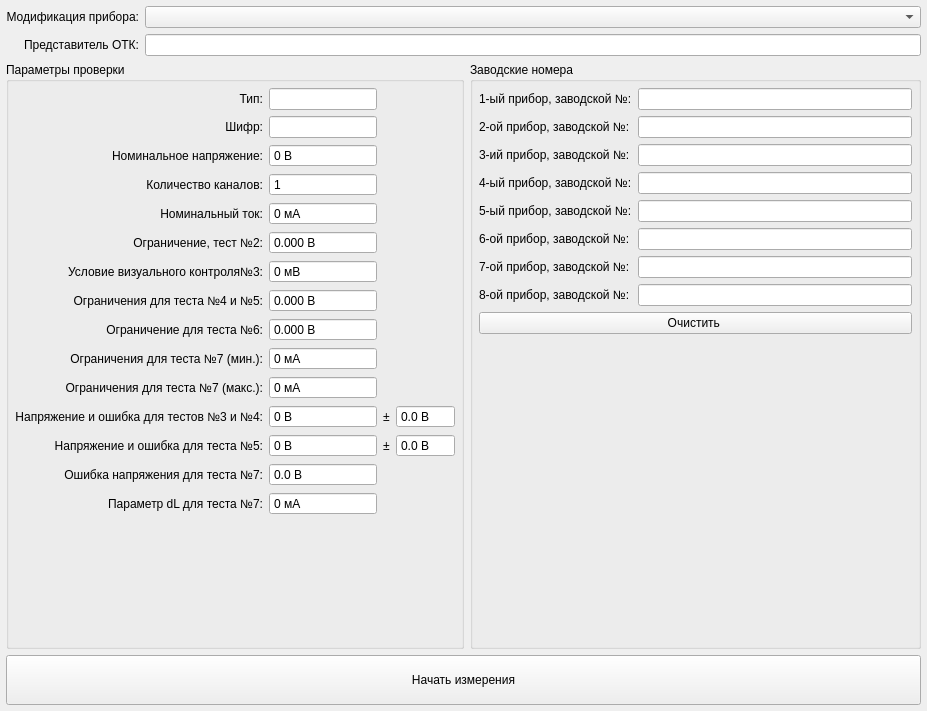
<?xml version="1.0" encoding="UTF-8"?>
<ui version="4.0">
 <class>InputParameters</class>
 <widget class="QWidget" name="InputParameters">
  <property name="geometry">
   <rect>
    <x>0</x>
    <y>0</y>
    <width>927</width>
    <height>711</height>
   </rect>
  </property>
  <property name="windowTitle">
   <string>Form</string>
  </property>
  <layout class="QGridLayout" name="gridLayout">
   <property name="leftMargin">
    <number>6</number>
   </property>
   <property name="topMargin">
    <number>6</number>
   </property>
   <property name="rightMargin">
    <number>6</number>
   </property>
   <property name="bottomMargin">
    <number>6</number>
   </property>
   <item row="1" column="0">
    <widget class="QGroupBox" name="groupBox_8">
     <property name="title">
      <string>Параметры проверки</string>
     </property>
     <layout class="QGridLayout" name="gridLayout_3">
      <property name="leftMargin">
       <number>6</number>
      </property>
      <property name="topMargin">
       <number>6</number>
      </property>
      <property name="rightMargin">
       <number>6</number>
      </property>
      <property name="bottomMargin">
       <number>6</number>
      </property>
      <item row="15" column="0">
       <spacer name="verticalSpacer_3">
        <property name="orientation">
         <enum>Qt::Vertical</enum>
        </property>
        <property name="sizeHint" stdset="0">
         <size>
          <width>20</width>
          <height>40</height>
         </size>
        </property>
       </spacer>
      </item>
      <item row="3" column="0">
       <widget class="QLabel" name="label_5">
        <property name="text">
         <string>Количество каналов:</string>
        </property>
        <property name="alignment">
         <set>Qt::AlignRight|Qt::AlignTrailing|Qt::AlignVCenter</set>
        </property>
       </widget>
      </item>
      <item row="1" column="1">
       <widget class="QLineEdit" name="leCipher">
        <property name="readOnly">
         <bool>true</bool>
        </property>
       </widget>
      </item>
      <item row="14" column="0">
       <widget class="QLabel" name="label_18">
        <property name="text">
         <string>Параметр dL для теста №7:</string>
        </property>
        <property name="alignment">
         <set>Qt::AlignRight|Qt::AlignTrailing|Qt::AlignVCenter</set>
        </property>
       </widget>
      </item>
      <item row="10" column="0">
       <widget class="QLabel" name="label_12">
        <property name="text">
         <string>Ограничения для теста №7 (макс.):</string>
        </property>
        <property name="alignment">
         <set>Qt::AlignRight|Qt::AlignTrailing|Qt::AlignVCenter</set>
        </property>
       </widget>
      </item>
      <item row="11" column="0">
       <widget class="QLabel" name="label_15">
        <property name="text">
         <string>Напряжение и ошибка для тестов №3 и №4:</string>
        </property>
        <property name="alignment">
         <set>Qt::AlignRight|Qt::AlignTrailing|Qt::AlignVCenter</set>
        </property>
       </widget>
      </item>
      <item row="8" column="0">
       <widget class="QLabel" name="label_10">
        <property name="text">
         <string>Ограничение для теста №6:</string>
        </property>
        <property name="alignment">
         <set>Qt::AlignRight|Qt::AlignTrailing|Qt::AlignVCenter</set>
        </property>
       </widget>
      </item>
      <item row="7" column="0">
       <widget class="QLabel" name="label_9">
        <property name="text">
         <string>Ограничения для теста №4 и №5:</string>
        </property>
        <property name="alignment">
         <set>Qt::AlignRight|Qt::AlignTrailing|Qt::AlignVCenter</set>
        </property>
       </widget>
      </item>
      <item row="0" column="1">
       <widget class="QLineEdit" name="leType">
        <property name="readOnly">
         <bool>true</bool>
        </property>
       </widget>
      </item>
      <item row="0" column="0">
       <widget class="QLabel" name="label_2">
        <property name="text">
         <string>Тип:</string>
        </property>
        <property name="alignment">
         <set>Qt::AlignRight|Qt::AlignTrailing|Qt::AlignVCenter</set>
        </property>
       </widget>
      </item>
      <item row="1" column="0">
       <widget class="QLabel" name="label_3">
        <property name="text">
         <string>Шифр:</string>
        </property>
        <property name="alignment">
         <set>Qt::AlignRight|Qt::AlignTrailing|Qt::AlignVCenter</set>
        </property>
       </widget>
      </item>
      <item row="9" column="0">
       <widget class="QLabel" name="label_11">
        <property name="text">
         <string>Ограничения для теста №7 (мин.):</string>
        </property>
        <property name="alignment">
         <set>Qt::AlignRight|Qt::AlignTrailing|Qt::AlignVCenter</set>
        </property>
       </widget>
      </item>
      <item row="13" column="0">
       <widget class="QLabel" name="label_17">
        <property name="text">
         <string>Ошибка напряжения для теста №7:</string>
        </property>
        <property name="alignment">
         <set>Qt::AlignRight|Qt::AlignTrailing|Qt::AlignVCenter</set>
        </property>
       </widget>
      </item>
      <item row="6" column="0">
       <widget class="QLabel" name="label_8">
        <property name="text">
         <string>Условие визуального контроля№3:</string>
        </property>
        <property name="alignment">
         <set>Qt::AlignRight|Qt::AlignTrailing|Qt::AlignVCenter</set>
        </property>
       </widget>
      </item>
      <item row="4" column="0">
       <widget class="QLabel" name="label_6">
        <property name="text">
         <string>Номинальный ток:</string>
        </property>
        <property name="alignment">
         <set>Qt::AlignRight|Qt::AlignTrailing|Qt::AlignVCenter</set>
        </property>
       </widget>
      </item>
      <item row="2" column="0">
       <widget class="QLabel" name="label_4">
        <property name="text">
         <string>Номинальное напряжение:</string>
        </property>
        <property name="alignment">
         <set>Qt::AlignRight|Qt::AlignTrailing|Qt::AlignVCenter</set>
        </property>
       </widget>
      </item>
      <item row="5" column="0">
       <widget class="QLabel" name="label_7">
        <property name="text">
         <string>Ограничение, тест №2:</string>
        </property>
        <property name="alignment">
         <set>Qt::AlignRight|Qt::AlignTrailing|Qt::AlignVCenter</set>
        </property>
       </widget>
      </item>
      <item row="12" column="3">
       <widget class="QDoubleSpinBox" name="dsbVoltageErrorTest5_U2">
        <property name="readOnly">
         <bool>true</bool>
        </property>
        <property name="buttonSymbols">
         <enum>QAbstractSpinBox::NoButtons</enum>
        </property>
        <property name="keyboardTracking">
         <bool>false</bool>
        </property>
        <property name="suffix">
         <string> В</string>
        </property>
        <property name="decimals">
         <number>1</number>
        </property>
        <property name="maximum">
         <double>1000.000000000000000</double>
        </property>
       </widget>
      </item>
      <item row="12" column="0">
       <widget class="QLabel" name="label_16">
        <property name="text">
         <string>Напряжение и ошибка для теста №5:</string>
        </property>
        <property name="alignment">
         <set>Qt::AlignRight|Qt::AlignTrailing|Qt::AlignVCenter</set>
        </property>
       </widget>
      </item>
      <item row="11" column="3">
       <widget class="QDoubleSpinBox" name="dsbVoltageErrorTest3_4_U2">
        <property name="readOnly">
         <bool>true</bool>
        </property>
        <property name="buttonSymbols">
         <enum>QAbstractSpinBox::NoButtons</enum>
        </property>
        <property name="keyboardTracking">
         <bool>false</bool>
        </property>
        <property name="suffix">
         <string> В</string>
        </property>
        <property name="decimals">
         <number>1</number>
        </property>
        <property name="maximum">
         <double>1000.000000000000000</double>
        </property>
       </widget>
      </item>
      <item row="2" column="1">
       <widget class="QDoubleSpinBox" name="dsbRatedVoltage">
        <property name="readOnly">
         <bool>true</bool>
        </property>
        <property name="buttonSymbols">
         <enum>QAbstractSpinBox::NoButtons</enum>
        </property>
        <property name="keyboardTracking">
         <bool>false</bool>
        </property>
        <property name="suffix">
         <string> В</string>
        </property>
        <property name="decimals">
         <number>0</number>
        </property>
        <property name="maximum">
         <double>1000.000000000000000</double>
        </property>
       </widget>
      </item>
      <item row="3" column="1">
       <widget class="QSpinBox" name="sbNumberOfChannels">
        <property name="readOnly">
         <bool>true</bool>
        </property>
        <property name="buttonSymbols">
         <enum>QAbstractSpinBox::NoButtons</enum>
        </property>
        <property name="keyboardTracking">
         <bool>false</bool>
        </property>
        <property name="minimum">
         <number>1</number>
        </property>
        <property name="maximum">
         <number>8</number>
        </property>
       </widget>
      </item>
      <item row="4" column="1">
       <widget class="QDoubleSpinBox" name="dsbRatedCurrent">
        <property name="readOnly">
         <bool>true</bool>
        </property>
        <property name="buttonSymbols">
         <enum>QAbstractSpinBox::NoButtons</enum>
        </property>
        <property name="keyboardTracking">
         <bool>false</bool>
        </property>
        <property name="suffix">
         <string> мА</string>
        </property>
        <property name="decimals">
         <number>0</number>
        </property>
        <property name="maximum">
         <double>1000.000000000000000</double>
        </property>
       </widget>
      </item>
      <item row="5" column="1">
       <widget class="QDoubleSpinBox" name="dsbRestrictionTest2">
        <property name="readOnly">
         <bool>true</bool>
        </property>
        <property name="buttonSymbols">
         <enum>QAbstractSpinBox::NoButtons</enum>
        </property>
        <property name="keyboardTracking">
         <bool>false</bool>
        </property>
        <property name="suffix">
         <string> В</string>
        </property>
        <property name="decimals">
         <number>3</number>
        </property>
        <property name="maximum">
         <double>1000.000000000000000</double>
        </property>
       </widget>
      </item>
      <item row="6" column="1">
       <widget class="QDoubleSpinBox" name="dsbVisualControl">
        <property name="readOnly">
         <bool>true</bool>
        </property>
        <property name="buttonSymbols">
         <enum>QAbstractSpinBox::NoButtons</enum>
        </property>
        <property name="keyboardTracking">
         <bool>false</bool>
        </property>
        <property name="suffix">
         <string> мВ</string>
        </property>
        <property name="decimals">
         <number>0</number>
        </property>
        <property name="maximum">
         <double>1000.000000000000000</double>
        </property>
       </widget>
      </item>
      <item row="7" column="1">
       <widget class="QDoubleSpinBox" name="dsbLimitationsTest4_5">
        <property name="readOnly">
         <bool>true</bool>
        </property>
        <property name="buttonSymbols">
         <enum>QAbstractSpinBox::NoButtons</enum>
        </property>
        <property name="keyboardTracking">
         <bool>false</bool>
        </property>
        <property name="suffix">
         <string> В</string>
        </property>
        <property name="decimals">
         <number>3</number>
        </property>
        <property name="maximum">
         <double>1000.000000000000000</double>
        </property>
       </widget>
      </item>
      <item row="8" column="1">
       <widget class="QDoubleSpinBox" name="dsbLimitTest6">
        <property name="readOnly">
         <bool>true</bool>
        </property>
        <property name="buttonSymbols">
         <enum>QAbstractSpinBox::NoButtons</enum>
        </property>
        <property name="keyboardTracking">
         <bool>false</bool>
        </property>
        <property name="suffix">
         <string> В</string>
        </property>
        <property name="decimals">
         <number>3</number>
        </property>
        <property name="maximum">
         <double>1000.000000000000000</double>
        </property>
       </widget>
      </item>
      <item row="9" column="1">
       <widget class="QDoubleSpinBox" name="dsbRestrictionsTest7Min">
        <property name="readOnly">
         <bool>true</bool>
        </property>
        <property name="buttonSymbols">
         <enum>QAbstractSpinBox::NoButtons</enum>
        </property>
        <property name="keyboardTracking">
         <bool>false</bool>
        </property>
        <property name="suffix">
         <string> мА</string>
        </property>
        <property name="decimals">
         <number>0</number>
        </property>
        <property name="maximum">
         <double>1000.000000000000000</double>
        </property>
       </widget>
      </item>
      <item row="10" column="1">
       <widget class="QDoubleSpinBox" name="dsbRestrictionsTest7Max">
        <property name="readOnly">
         <bool>true</bool>
        </property>
        <property name="buttonSymbols">
         <enum>QAbstractSpinBox::NoButtons</enum>
        </property>
        <property name="keyboardTracking">
         <bool>false</bool>
        </property>
        <property name="suffix">
         <string> мА</string>
        </property>
        <property name="decimals">
         <number>0</number>
        </property>
        <property name="maximum">
         <double>1000.000000000000000</double>
        </property>
       </widget>
      </item>
      <item row="11" column="1">
       <widget class="QDoubleSpinBox" name="dsbVoltageErrorTest3_4_U1">
        <property name="readOnly">
         <bool>true</bool>
        </property>
        <property name="buttonSymbols">
         <enum>QAbstractSpinBox::NoButtons</enum>
        </property>
        <property name="keyboardTracking">
         <bool>false</bool>
        </property>
        <property name="suffix">
         <string> В</string>
        </property>
        <property name="decimals">
         <number>0</number>
        </property>
        <property name="maximum">
         <double>1000.000000000000000</double>
        </property>
       </widget>
      </item>
      <item row="12" column="1">
       <widget class="QDoubleSpinBox" name="dsbVoltageErrorTest5_U1">
        <property name="readOnly">
         <bool>true</bool>
        </property>
        <property name="buttonSymbols">
         <enum>QAbstractSpinBox::NoButtons</enum>
        </property>
        <property name="keyboardTracking">
         <bool>false</bool>
        </property>
        <property name="suffix">
         <string> В</string>
        </property>
        <property name="decimals">
         <number>0</number>
        </property>
        <property name="maximum">
         <double>1000.000000000000000</double>
        </property>
       </widget>
      </item>
      <item row="14" column="1">
       <widget class="QDoubleSpinBox" name="dsbParameterDLTest7">
        <property name="readOnly">
         <bool>true</bool>
        </property>
        <property name="buttonSymbols">
         <enum>QAbstractSpinBox::NoButtons</enum>
        </property>
        <property name="keyboardTracking">
         <bool>false</bool>
        </property>
        <property name="suffix">
         <string> мА</string>
        </property>
        <property name="decimals">
         <number>0</number>
        </property>
        <property name="maximum">
         <double>1000.000000000000000</double>
        </property>
       </widget>
      </item>
      <item row="11" column="2">
       <widget class="QLabel" name="label">
        <property name="text">
         <string>±</string>
        </property>
       </widget>
      </item>
      <item row="12" column="2">
       <widget class="QLabel" name="label_13">
        <property name="text">
         <string>±</string>
        </property>
       </widget>
      </item>
      <item row="13" column="1">
       <widget class="QDoubleSpinBox" name="dsbVoltageErrorTest7">
        <property name="readOnly">
         <bool>true</bool>
        </property>
        <property name="buttonSymbols">
         <enum>QAbstractSpinBox::NoButtons</enum>
        </property>
        <property name="keyboardTracking">
         <bool>false</bool>
        </property>
        <property name="suffix">
         <string> В</string>
        </property>
        <property name="decimals">
         <number>1</number>
        </property>
        <property name="maximum">
         <double>1000.000000000000000</double>
        </property>
       </widget>
      </item>
     </layout>
    </widget>
   </item>
   <item row="1" column="1">
    <widget class="QGroupBox" name="groupBox_9">
     <property name="toolTip">
      <string>&lt;html&gt;&lt;head/&gt;&lt;body&gt;&lt;p&gt;Измеряются какналы в порядке заполненых полей и с шагом числа каналов БП&lt;/p&gt;&lt;/body&gt;&lt;/html&gt;</string>
     </property>
     <property name="statusTip">
      <string/>
     </property>
     <property name="title">
      <string>Заводские номера</string>
     </property>
     <layout class="QGridLayout" name="gridLayout_4">
      <property name="leftMargin">
       <number>6</number>
      </property>
      <property name="topMargin">
       <number>6</number>
      </property>
      <property name="rightMargin">
       <number>6</number>
      </property>
      <property name="bottomMargin">
       <number>6</number>
      </property>
      <item row="4" column="1">
       <widget class="QLineEdit" name="leSerialNumberDevice_5"/>
      </item>
      <item row="6" column="0">
       <widget class="QLabel" name="label_24">
        <property name="text">
         <string>7-ой прибор, заводской №:</string>
        </property>
       </widget>
      </item>
      <item row="6" column="1">
       <widget class="QLineEdit" name="leSerialNumberDevice_7"/>
      </item>
      <item row="5" column="1">
       <widget class="QLineEdit" name="leSerialNumberDevice_6"/>
      </item>
      <item row="0" column="1">
       <widget class="QLineEdit" name="leSerialNumberDevice_1"/>
      </item>
      <item row="7" column="1">
       <widget class="QLineEdit" name="leSerialNumberDevice_8"/>
      </item>
      <item row="1" column="1">
       <widget class="QLineEdit" name="leSerialNumberDevice_2"/>
      </item>
      <item row="1" column="0">
       <widget class="QLabel" name="label_19">
        <property name="text">
         <string>2-ой прибор, заводской №:</string>
        </property>
       </widget>
      </item>
      <item row="4" column="0">
       <widget class="QLabel" name="label_22">
        <property name="text">
         <string>5-ый прибор, заводской №:</string>
        </property>
       </widget>
      </item>
      <item row="3" column="0">
       <widget class="QLabel" name="label_21">
        <property name="text">
         <string>4-ый прибор, заводской №:</string>
        </property>
       </widget>
      </item>
      <item row="7" column="0">
       <widget class="QLabel" name="label_25">
        <property name="text">
         <string>8-ой прибор, заводской №:</string>
        </property>
       </widget>
      </item>
      <item row="2" column="1">
       <widget class="QLineEdit" name="leSerialNumberDevice_3"/>
      </item>
      <item row="3" column="1">
       <widget class="QLineEdit" name="leSerialNumberDevice_4"/>
      </item>
      <item row="2" column="0">
       <widget class="QLabel" name="label_20">
        <property name="text">
         <string>3-ий прибор, заводской №:</string>
        </property>
       </widget>
      </item>
      <item row="0" column="0">
       <widget class="QLabel" name="label_14">
        <property name="text">
         <string>1-ый прибор, заводской №:</string>
        </property>
       </widget>
      </item>
      <item row="8" column="0" colspan="2">
       <widget class="QPushButton" name="pbClearSerialNumber">
        <property name="text">
         <string>Очистить </string>
        </property>
       </widget>
      </item>
      <item row="5" column="0">
       <widget class="QLabel" name="label_23">
        <property name="text">
         <string>6-ой прибор, заводской №:</string>
        </property>
       </widget>
      </item>
      <item row="9" column="0">
       <spacer name="verticalSpacer_2">
        <property name="orientation">
         <enum>Qt::Vertical</enum>
        </property>
        <property name="sizeHint" stdset="0">
         <size>
          <width>20</width>
          <height>40</height>
         </size>
        </property>
       </spacer>
      </item>
      <item row="10" column="1">
       <spacer name="horizontalSpacer">
        <property name="orientation">
         <enum>Qt::Horizontal</enum>
        </property>
        <property name="sizeHint" stdset="0">
         <size>
          <width>216</width>
          <height>20</height>
         </size>
        </property>
       </spacer>
      </item>
     </layout>
    </widget>
   </item>
   <item row="2" column="0" colspan="2">
    <widget class="QPushButton" name="pbStatrtMeasure">
     <property name="minimumSize">
      <size>
       <width>0</width>
       <height>50</height>
      </size>
     </property>
     <property name="text">
      <string>Начать измерения</string>
     </property>
    </widget>
   </item>
   <item row="0" column="0" colspan="2">
    <layout class="QGridLayout" name="gridLayout_2">
     <item row="0" column="0">
      <widget class="QLabel" name="label_26">
       <property name="text">
        <string>Модификация прибора:</string>
       </property>
       <property name="alignment">
        <set>Qt::AlignRight|Qt::AlignTrailing|Qt::AlignVCenter</set>
       </property>
      </widget>
     </item>
     <item row="0" column="1">
      <widget class="QComboBox" name="cbDevice">
       <property name="sizePolicy">
        <sizepolicy hsizetype="MinimumExpanding" vsizetype="Fixed">
         <horstretch>0</horstretch>
         <verstretch>0</verstretch>
        </sizepolicy>
       </property>
      </widget>
     </item>
     <item row="1" column="0">
      <widget class="QLabel" name="label_27">
       <property name="text">
        <string>Представитель ОТК:</string>
       </property>
       <property name="alignment">
        <set>Qt::AlignRight|Qt::AlignTrailing|Qt::AlignVCenter</set>
       </property>
      </widget>
     </item>
     <item row="1" column="1">
      <widget class="QLineEdit" name="leFioOtk"/>
     </item>
    </layout>
   </item>
  </layout>
 </widget>
 <tabstops>
  <tabstop>leSerialNumberDevice_1</tabstop>
  <tabstop>leSerialNumberDevice_2</tabstop>
  <tabstop>leSerialNumberDevice_3</tabstop>
  <tabstop>leSerialNumberDevice_4</tabstop>
  <tabstop>leSerialNumberDevice_5</tabstop>
  <tabstop>leSerialNumberDevice_6</tabstop>
  <tabstop>leSerialNumberDevice_7</tabstop>
  <tabstop>leSerialNumberDevice_8</tabstop>
  <tabstop>pbStatrtMeasure</tabstop>
  <tabstop>leType</tabstop>
  <tabstop>leCipher</tabstop>
  <tabstop>dsbRatedVoltage</tabstop>
  <tabstop>sbNumberOfChannels</tabstop>
  <tabstop>dsbRatedCurrent</tabstop>
  <tabstop>dsbRestrictionTest2</tabstop>
  <tabstop>dsbVisualControl</tabstop>
  <tabstop>dsbLimitationsTest4_5</tabstop>
  <tabstop>dsbLimitTest6</tabstop>
  <tabstop>dsbRestrictionsTest7Min</tabstop>
  <tabstop>dsbRestrictionsTest7Max</tabstop>
  <tabstop>dsbVoltageErrorTest3_4_U1</tabstop>
  <tabstop>cbDevice</tabstop>
  <tabstop>dsbVoltageErrorTest5_U2</tabstop>
  <tabstop>dsbVoltageErrorTest5_U1</tabstop>
  <tabstop>dsbParameterDLTest7</tabstop>
  <tabstop>dsbVoltageErrorTest3_4_U2</tabstop>
  <tabstop>dsbVoltageErrorTest7</tabstop>
  <tabstop>pbClearSerialNumber</tabstop>
  <tabstop>leFioOtk</tabstop>
 </tabstops>
 <resources/>
 <connections/>
</ui>
